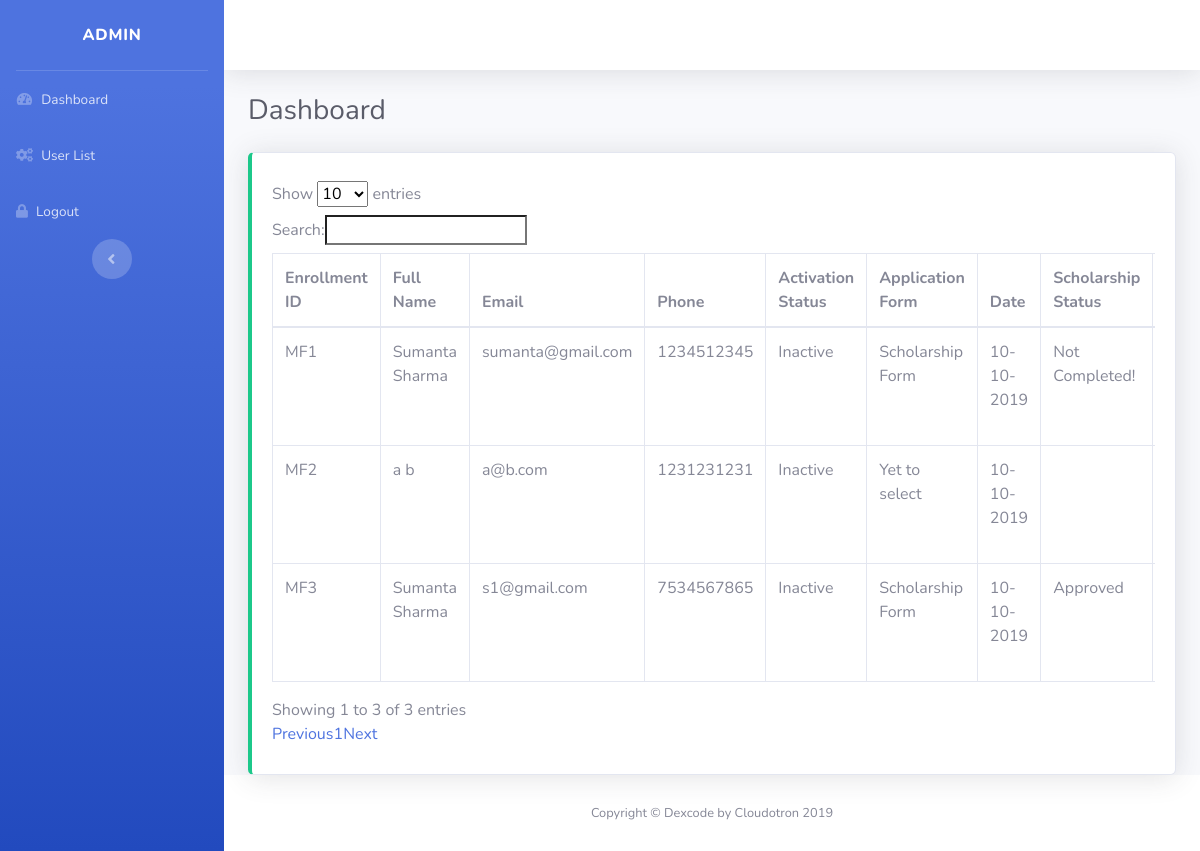
The app's page /admin/user-list.php (signed in) with its own data.
### tables this page shows
CREATE TABLE `user` (
  `uid` int(11) NOT NULL,
  `fname` varchar(255) DEFAULT NULL,
  `lname` varchar(255) DEFAULT NULL,
  `email` varchar(255) DEFAULT NULL,
  `phone` varchar(255) DEFAULT NULL,
  `pass` text,
  `status` varchar(255) DEFAULT NULL,
  `token` varchar(255) DEFAULT NULL,
  `uform` varchar(255) DEFAULT NULL,
  `phase` varchar(255) DEFAULT NULL,
  `lang` varchar(255) DEFAULT NULL,
  `sch_status` varchar(255) DEFAULT NULL,
  `ec_status` varchar(255) DEFAULT NULL,
  `reg_dt` varchar(255) DEFAULT NULL
);

### dexcode/loader.php (called while the page is built, shortened)
<?php
include_once 'core/database/database.php';
class loader {
    public function __construct() {
        $this->database = new database;
    }
}

### dexcode/core/database/database.php (called while the page is built, shortened)
<?php
class database extends report{
    private $con;
    private $error;
    public function __construct() {
        $this->error = new report;
        try{
            $this->con = mysqli_connect(DATABASE_SERVER,DATABASE_USERNAME,DATABASE_PASSWORD,DATABASE_NAME) or die("Error!");
        }catch (Exception $ex) {
            $this->error->show($ex->getMessage(),$ex->getCode(), $ex->getLine(), $ex->getFile(), $ex->getTraceAsString());
        }
    }
    public function select($table,$condition="",$limit="",$order="",$return=""){
        try{
            if($table == ""){
                throw new Exception("Table Null! Valid name expected");
            }else if($condition == "" && $limit == "" && $order == ""){
                $sql = "select * from $table";
            }else{
                $sql = "select * from $table where $condition $limit $order";
            }
            $result=mysqli_query($this->con,$sql);
            switch($return){
                case "":
                    return $result;
                break;
            }
        } catch (Exception $ex) {
            $this->error->show($ex->getMessage(),$ex->getCode(),$ex->getLine(),$ex->getFile(),$ex->getTraceAsString());
        }
    }
}
?>

### admin/script.php (the view, shortened to what this page needs)
<?php
include_once '../dexcode/loader.php';
class script extends loader{
    private $load;
    public function __construct(){
        $this->load = new loader();
    }
    public function getUserList(){
        $sql = $this->load->database->select("user","","","","");
        if(mysqli_num_rows($sql) >0){
            while($row = mysqli_fetch_assoc($sql)){
                echo '<tr>';
                    echo '<td>MF'.$row['uid'].'</td>';
                    echo '<td>'.$row['fname'].' '.$row['lname'].'</td>';
                    echo '<td>'.$row['email'].'</td>';
                    echo '<td>'.$row['phone'].'</td>';
                    echo '<td>';
                    if($row['status'] == "I"){
                        echo "Inactive";
                    }else{
                        echo "Active";
                    }
                    echo '</td>';
                    echo '<td>';
                    if($row['uform'] == "1"){
                        echo "Scholarship Form";
                    }else{
                        $s = $this->load->database->select("ec_form","uid='".$row['uid']."'","","","");
                        if(mysqli_num_rows($s)){
                            echo "EC Form";
                        }else{
                            echo "Yet to select";
                        }
                    }
                    echo '</td>';
                    echo '<td>'.$row['reg_dt'].'</td>';
                    echo "<td>";
                        $ss = $this->load->database->select("scholarship","uid='".$row['uid']."'","","","");
                        if(mysqli_num_rows($ss)){
                            $zr = mysqli_fetch_assoc($ss);
                            if($zr['sub_date'] != ""){
                                if($row['sch_status'] != "" || $row['sch_status'] != " "){
                                    switch($row['sch_status']){
                                        case "A":
                                            echo "Approved";
                                            break;
                                    }
                                }else{
                                    echo "<span class='label label-success'>Completed!</span>";
                                }
                            }else{
                                echo "<span class='label label-info'>Not Completed!</span>";
                            }
                        }
                    echo "</td>";
                    echo "<td>";
                    echo "</td>";
                echo '</tr>';
            }
        }else{
            echo "<h3>No registered user found!</h3>";
        }
    }
}
?>

### records on screen
user: uid "1", fname "Sumanta", lname "Sharma", email "sumanta@gmail.com", phone "1234512345", status "Inactive", uform "Scholarship Form", reg_dt "10-10-2019", shows "Not Completed!"
user: uid "2", fname "a", lname "b", email "a@b.com", phone "1231231231", status "Inactive", shows "Yet to select", reg_dt "10-10-2019"
user: uid "3", fname "Sumanta", lname "Sharma", email "s1@gmail.com", phone "7534567865", status "Inactive", uform "Scholarship Form", reg_dt "10-10-2019", sch_status "Approved"
